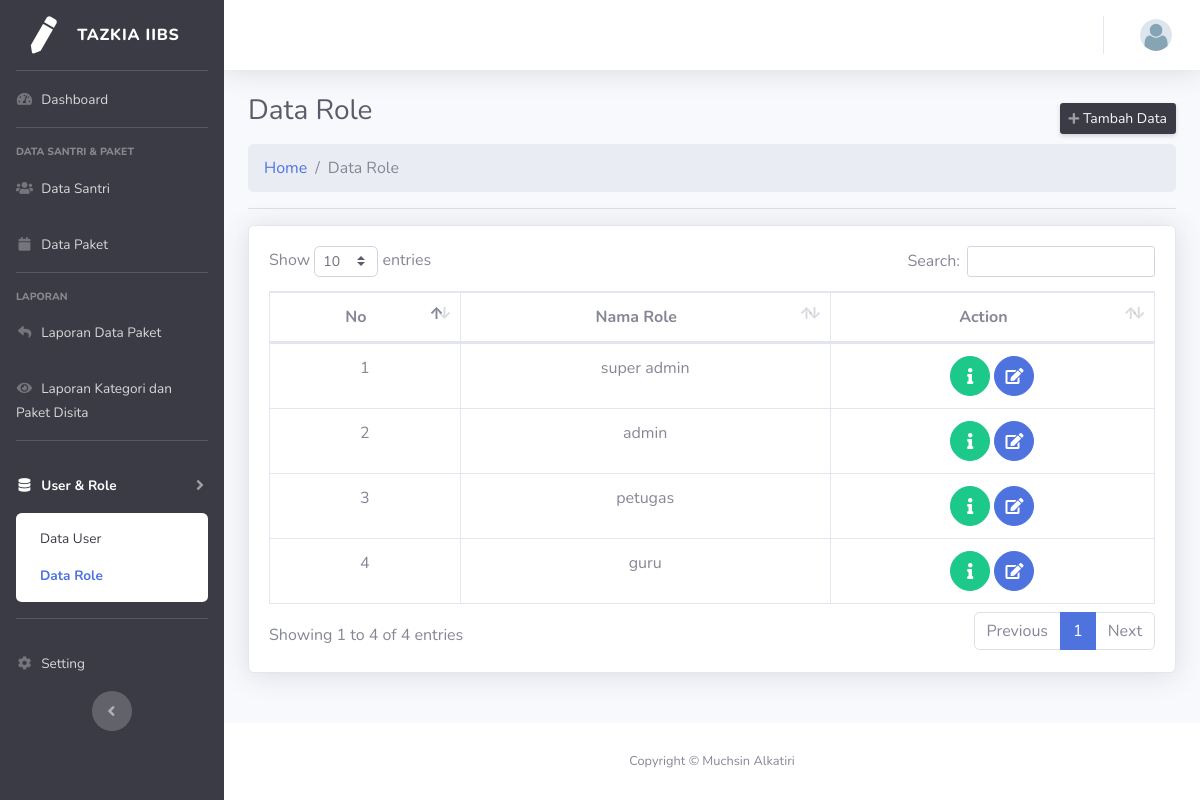
/index.php/user/role, run on the app's committed database.
### tables this page shows
CREATE TABLE `role` (
  `id_role` int(11) NOT NULL,
  `nama_role` varchar(100) NOT NULL,
  `menu` varchar(100) NOT NULL
);

### application/controllers/User.php (called while the page is built, shortened)
<?php
class User extends CI_Controller {
	function __construct(){
		$this->load->helper(array('form', 'url'));
		$this->load->library('form_validation');
		$this->load->model('user_model');
	}
	public function role()
	{
		$data['page_title'] = 'Data Role';
		$data['user']=$this->user_model->get_role()->result();
		$this->load->view('v_user/list_role',$data);
	}
}

### index.php (called while the page is built, shortened)
<?php
require_once BASEPATH.'core/CodeIgniter.php';

### application/models/User_model.php (called while the page is built, shortened)
<?php defined('BASEPATH') OR exit('No direct script access allowed');
class User_model extends CI_Model {
  public function get_role()
  {
      $this->db->select('*');
      $this->db->from('role');
      return $this->db->get();
  }
}

### application/views/v_user/list_role.php (the view, shortened to what this page needs)
  <link href="<?php echo base_url(); ?>assets/vendor/datatables/dataTables.bootstrap4.min.css" rel="stylesheet">
<a href="<?php echo base_url('user/create_user') ?>" class="d-none d-sm-inline-block btn btn-sm bg-gray-900 text-gray-100 shadow-sm" ><i class="fas fa-plus fa-sm text-white-50"></i> Tambah Data</a>
          </div>
  <nav aria-label="breadcrumb">
  <ol class="breadcrumb">
<li class="breadcrumb-item"><a href="<?php echo base_url('admin/dashboard') ?>">Home</a></li>
    <li class="breadcrumb-item active" aria-current="page">Data Role</li>
  </ol>
 <hr>
</nav>
  <div class="card shadow mb-4">
            <div class="card-body">
              <div class="table-responsive">
                <table class="table table-bordered text-center" id="dataTable"  cellspacing="0">
                  <thead>
                    <tr>
                      <th>No</th>
                      <th>Nama Role</th>
                      <th>Action</th>
                    </tr>
                  </thead>
                  <tbody>
                    <?php $no=1;
                    foreach ($user as $data_role ) {
                      ?>
                      <tr>
                        <td><?php echo $no++ ?></td>
                        <td><?php echo $data_role->nama_role ?></td>
                        <td>
                          <center>
                            <a href="#" class="btn btn-success btn-circle" data-toggle="modal" data-target="#ModalDetail<?php echo $data_role->id_role; ?>" ><i class="fa fa-info"></i></a>
                            <a href="<?php echo base_url(). 'user/update_role/' . $data_role->id_role ?>" class="btn btn-primary btn-circle"  ><i class="fa fa-edit"></i></a>
                          </center>
                        </td>
                      </tr>
                      <?php } ?>
                    </tbody>
                  </table>
                </div>
              </div>
            </div>

### data on the page
role: nama_role "super admin"
role: nama_role "admin"
role: nama_role "petugas"
role: nama_role "guru"

### other printed values
$page_title "Data Role"
